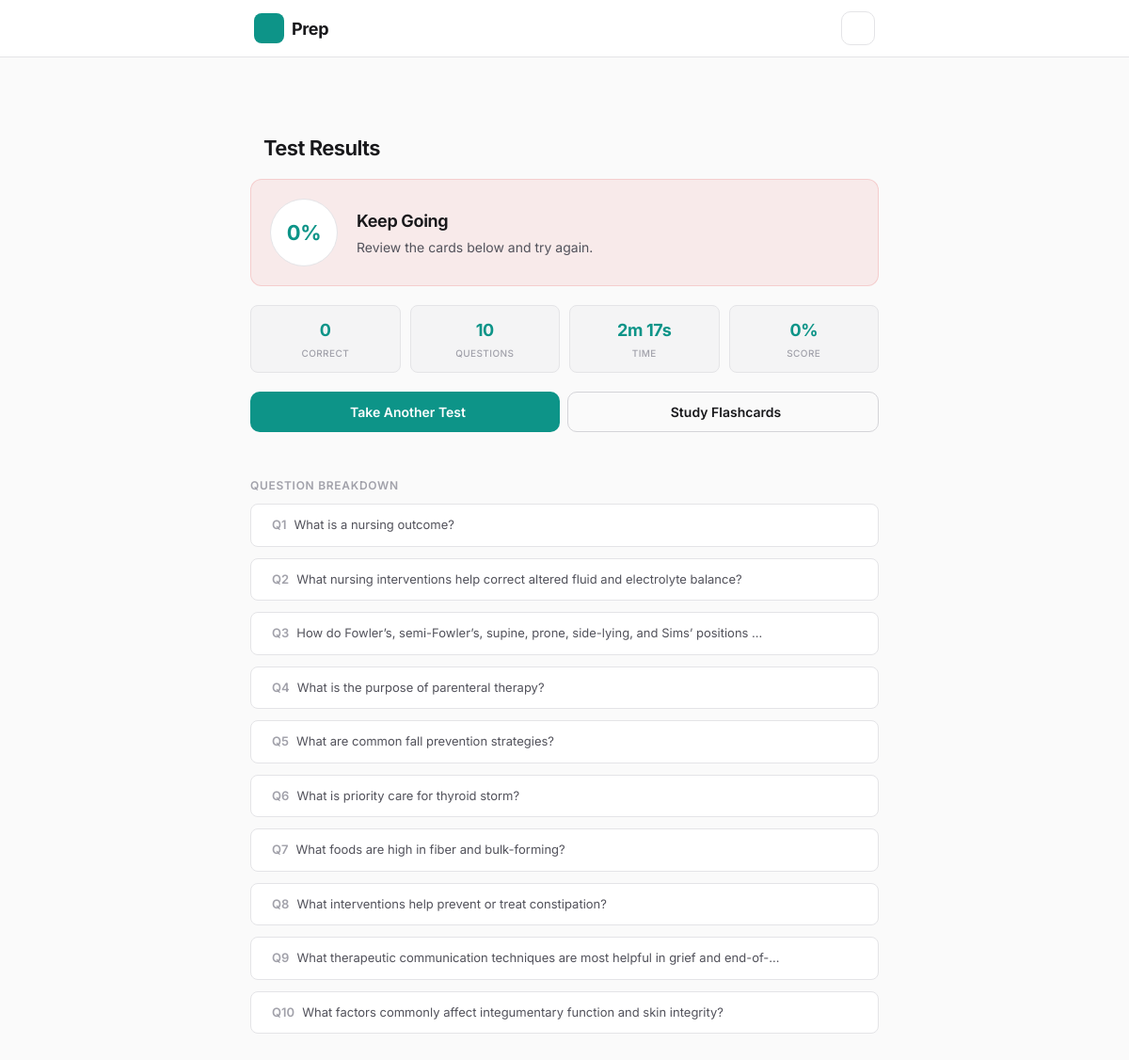
Page /test/12/results/ on the committed database.
### cards/models.py (models this page shows, shortened)
class Quiz(models.Model):
    category = models.ForeignKey(
        Category, null=True, blank=True, on_delete=models.SET_NULL,
        help_text='Null means all categories'
    )
    num_questions = models.IntegerField()
    time_limit = models.IntegerField(null=True, blank=True, help_text='Time limit in minutes')
    started_at = models.DateTimeField(auto_now_add=True)
    completed_at = models.DateTimeField(null=True, blank=True)
    score = models.IntegerField(default=0)
    class Meta:
        verbose_name_plural = 'quizzes'
        ordering = ['-started_at']
    @property
    def percentage(self):
        return round(self.score / self.num_questions * 100) if self.num_questions > 0 else 0
    @property
    def duration_seconds(self):
        if self.completed_at and self.started_at:
            return int((self.completed_at - self.started_at).total_seconds())
        return None
    @property
    def duration_display(self):
        secs = self.duration_seconds
        if secs is None:
            return '—'
        mins, s = divmod(secs, 60)
        return f'{mins}m {s:02d}s'

class QuizQuestion(models.Model):
    quiz = models.ForeignKey(Quiz, on_delete=models.CASCADE, related_name='questions')
    card = models.ForeignKey(Card, on_delete=models.CASCADE)
    order = models.IntegerField()
    is_correct = models.BooleanField(null=True, blank=True)
    class Meta:
        ordering = ['order']

class Card(models.Model):
    category = models.ForeignKey(Category, on_delete=models.CASCADE, related_name='cards')
    deck = models.ForeignKey(Deck, on_delete=models.SET_NULL, null=True, blank=True, related_name='cards')
    guide_section = models.ForeignKey('GuideSection', on_delete=models.SET_NULL, null=True, blank=True, related_name='cards')
    question = models.TextField()
    answer = models.TextField()
    rationale = models.TextField(blank=True, default='')
    is_default = models.BooleanField(default=False)
    created_at = models.DateTimeField(auto_now_add=True)
    updated_at = models.DateTimeField(auto_now=True)
    class Meta:
        ordering = ['category', 'id']

### cards/views.py (the view)
# urls.py: path('test/<int:pk>/results/', views.quiz_results_view, name='quiz_results'),
def quiz_results_view(request, pk):
    quiz = get_object_or_404(Quiz, pk=pk)
    questions = quiz.questions.select_related('card__category').all()
    return render(request, 'cards/quiz_results.html', {
        'quiz': quiz,
        'questions': questions,
    })

### cards/templates/cards/quiz_results.html (shortened to what this page needs)
{% extends "cards/base.html" %}
{% load static %}
{% block body %}
<div id="app" class="page">
  <header class="page-header">
    <a href="{% url 'dashboard' %}" class="back-link"></a>
    <h1 class="page-title">Test Results</h1>
  </header>
  <section class="results-hero {% if quiz.percentage >= 80 %}great{% elif quiz.percentage >= 60 %}ok{% else %}needs-work{% endif %}">
    <div class="results-score-circle">
      <span class="results-pct">{{ quiz.percentage }}%</span>
    </div>
    <div class="results-summary">
      {% if quiz.percentage >= 90 %}
        <h2><i class="ph-bold ph-star"></i> Outstanding!</h2>
        <p>You really know your stuff!</p>
      {% elif quiz.percentage >= 80 %}
        <h2><i class="ph-bold ph-trophy"></i> Great Job!</h2>
        <p>You're well prepared.</p>
      {% elif quiz.percentage >= 60 %}
        <h2><i class="ph-bold ph-thumbs-up"></i> Good Effort</h2>
        <p>Keep studying to improve.</p>
      {% else %}
        <h2> Keep Going</h2>
        <p>Review the cards below and try again.</p>
      {% endif %}
    </div>
  </section>
  <section class="results-stats">
    <div class="results-stat">
      <span class="results-stat-num">{{ quiz.score }}</span>
      <span class="results-stat-label">Correct</span>
    </div>
    <div class="results-stat">
      <span class="results-stat-num">{{ quiz.num_questions }}</span>
      <span class="results-stat-label">Questions</span>
    </div>
    <div class="results-stat">
      <span class="results-stat-num">{{ quiz.duration_display }}</span>
      <span class="results-stat-label">Time</span>
    </div>
    <div class="results-stat">
      <span class="results-stat-num">{{ quiz.percentage }}%</span>
      <span class="results-stat-label">Score</span>
    </div>
  </section>
  <section class="results-actions">
    <a href="{% url 'quiz_setup' %}" class="btn-primary"> Take Another Test</a>
    <a href="{% url 'study' %}" class="btn-secondary"> Study Flashcards</a>
  </section>
  <section class="dash-section">
    <h3 class="dash-section-title"> Question Breakdown</h3>
    <div class="results-breakdown">
      {% for q in questions %}
      <details class="results-question {% if q.is_correct %}correct{% else %}incorrect{% endif %}">
        <summary class="results-question-header">
          <span class="results-q-num">Q{{ q.order }}</span>
          <span class="results-q-text">{{ q.card.question|truncatechars:80 }}</span>
        </summary>
      </details>
      {% endfor %}
    </div>
  </section>
</div>
{% endblock %}

### rows in the picture
Quiz: percentage "0", score "0", num_questions "10", duration_display "2m 17s"
QuizQuestion: order "1", card.question "What is a nursing outcome?"
QuizQuestion: order "2", card.question "What nursing interventions help correct altered fluid and electrolyte balance?"
QuizQuestion: order "3", card.question "How do Fowler’s, semi-Fowler’s, supine, prone, side-lying, and Sims’ positions …"
QuizQuestion: order "4", card.question "What is the purpose of parenteral therapy?"
QuizQuestion: order "5", card.question "What are common fall prevention strategies?"
QuizQuestion: order "6", card.question "What is priority care for thyroid storm?"
QuizQuestion: order "7", card.question "What foods are high in fiber and bulk-forming?"
QuizQuestion: order "8", card.question "What interventions help prevent or treat constipation?"
QuizQuestion: order "9", card.question "What therapeutic communication techniques are most helpful in grief and end-of-…"
QuizQuestion: order "10", card.question "What factors commonly affect integumentary function and skin integrity?"
